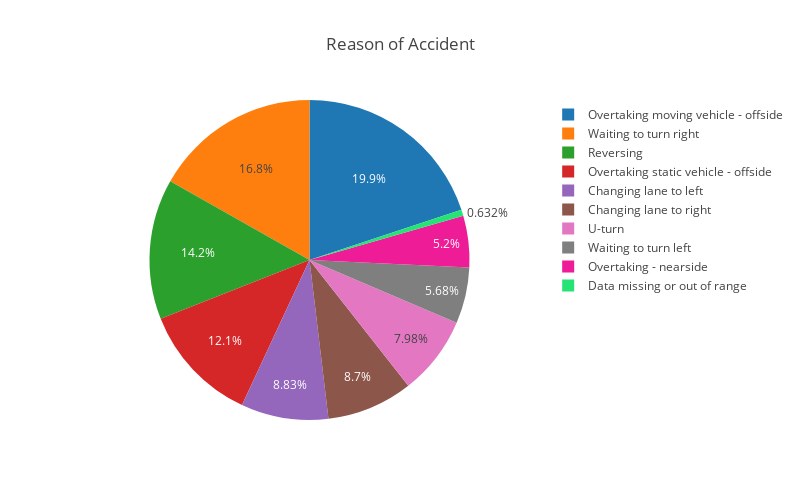

The cell this chart's notebook holds for it:
### Code cell
pie_visual = go.Pie(labels=manoeuvre, values=count_manoeuvre, marker=dict(colors=['#25e475', '#ee1c96',]))

layout = go.Layout(title='Reason of Accident', width=800, height=500)
fig = go.Figure(data=[pie_visual], layout=layout)
iplot(fig)

### Figure 1 — Plotly figure (JSON) as saved in the notebook; plotly's stock layout.template omitted (floating-point values rounded to 4 significant figures)
{"data": [{"labels": ["Data missing or out of range", "Overtaking - nearside", "Waiting to turn left", "U-turn", "Changing lane to right", "Changing lane to left", "Overtaking static vehicle - offside", "Reversing", "Waiting to turn right", "Overtaking moving vehicle - offside"], "marker": {"colors": ["#25e475", "#ee1c96"]}, "type": "pie", "uid": "0b5084d0-4fab-4a5c-aa12-63f0a0760f92", "values": [1297, 10658, 11657, 16379, 17843, 18105, 24777, 29090, 34485, 40856]}], "layout": {"height": 500, "title": {"text": "Reason of Accident"}, "width": 800}}
